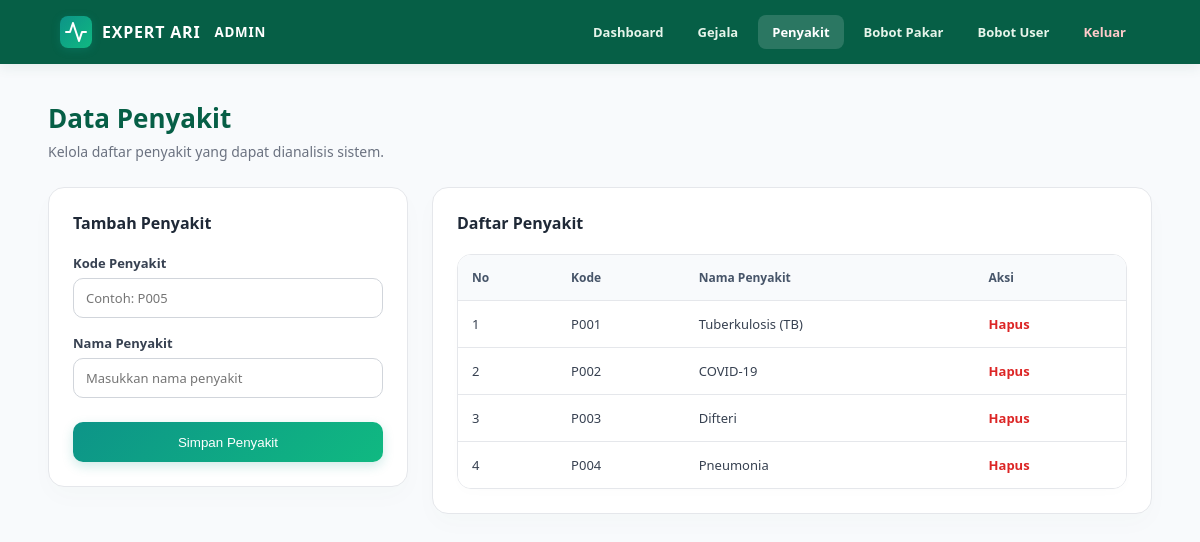
Page /admin/penyakit.php (signed in) on the committed database.
### tables this page shows
CREATE TABLE `penyakit` (
  `id_penyakit` int(11) NOT NULL,
  `kode_penyakit` varchar(10) DEFAULT NULL,
  `nama_penyakit` varchar(255) DEFAULT NULL
);

### admin/penyakit.php (the view, shortened to what this page needs)
<?php
session_start(); require_once '../koneksi.php'; if (!isset($_SESSION['admin'])) { header('Location: login.php'); exit(); }
require_once 'layout.php'; admin_header('Data Penyakit'); $query=mysqli_query($koneksi,'SELECT * FROM penyakit ORDER BY id_penyakit ASC');
?>
<main class="container">
    <div class="page-heading"><div>
        <h1>Data Penyakit</h1>
        <p class="subtitle">Kelola daftar penyakit yang dapat dianalisis sistem.</p>
    </div>
</div>
<div class="grid">
    <section class="card">
        <h2>Tambah Penyakit</h2>
        <form method="post">
            <label for="kode_penyakit">Kode Penyakit</label>
            <input id="kode_penyakit" name="kode_penyakit" placeholder="Contoh: P005" required>
            <label for="nama_penyakit">Nama Penyakit</label>
            <input id="nama_penyakit" name="nama_penyakit" placeholder="Masukkan nama penyakit" required>
            <button class="btn full" name="simpan">Simpan Penyakit</button>
        </form>
    </section>
    <section class="card">
        <h2>Daftar Penyakit</h2>
        <div class="table-wrap">
            <table><thead><tr><th>No</th><th>Kode</th><th>Nama Penyakit</th><th>Aksi</th></tr></thead>
            <tbody><?php $no=1; while($data=mysqli_fetch_assoc($query)): ?><tr><td><?= $no++ ?></td><td><?= htmlspecialchars($data['kode_penyakit']) ?></td><td><?= htmlspecialchars($data['nama_penyakit']) ?></td><td><a class="action-delete" href="penyakit.php?hapus=<?= $data['id_penyakit'] ?>" onclick="return confirm('Hapus penyakit ini?')">Hapus</a></td></tr><?php endwhile; ?>
            </tbody>
            </table>
            </div>
        </section>
    </div>
</main>

### admin/style.css (style rules this page uses)
:root { --emerald-dark: #065f46; --teal-primary: #0d9488; --mint-light: #f0fdf4; --soft-bg: #f8fafc; --text-main: #1f2937; --text-muted: #6b7280; --danger: #dc2626; }
* { box-sizing: border-box; }
body { margin: 0; background: var(--soft-bg); color: var(--text-main); font-family: "Segoe UI", Tahoma, Geneva, Verdana, sans-serif; }
.container { width: min(1120px, 92%); margin: 36px auto; }
.page-heading { display: flex; justify-content: space-between; align-items: flex-end; gap: 20px; margin-bottom: 26px; }
h1 { margin: 0; font-size: 26px; color: var(--emerald-dark); font-weight: 800; }
.subtitle { margin: 6px 0 0; color: var(--text-muted); font-size: 14px; }
.grid { display: grid; grid-template-columns: minmax(280px, 360px) 1fr; gap: 24px; align-items: start; }
.card { padding: 24px; border: 1px solid #e5e7eb; border-radius: 16px; background: #fff; box-shadow: 0 10px 25px rgba(6, 95, 70, 0.02); }
.card h2 { margin: 0 0 20px; font-size: 16px; color: var(--text-main); font-weight: 700; }
label { display: block; margin: 16px 0 6px; color: #374151; font-size: 13px; font-weight: 700; }
input, select { width: 100%; padding: 10px 12px; border: 1px solid #d1d5db; border-radius: 10px; background: #fff; font: inherit; font-size: 13px; transition: all 0.2s ease; }
.btn { display: inline-flex; justify-content: center; align-items: center; min-height: 40px; padding: 9px 18px; border: 0; border-radius: 10px; background: linear-gradient(135deg, var(--teal-primary), #10b981); color: #fff; text-decoration: none; font: 600 13px inherit; cursor: pointer; box-shadow: 0 4px 12px rgba(13, 148, 136, 0.2); transition: all 0.2s ease; }
.btn.full { width: 100%; margin-top: 24px; }
.table-wrap { overflow: auto; border: 1px solid #e5e7eb; border-radius: 14px; box-shadow: 0 4px 12px rgba(0, 0, 0, 0.01); }
table { width: 100%; border-collapse: collapse; min-width: 520px; font-size: 13px; background: #fff; }
th { padding: 14px; background: #f8fafc; color: #475569; text-align: left; font-size: 12px; font-weight: 700; border-bottom: 1px solid #e5e7eb; }
td { padding: 14px; border-top: 1px solid #e5e7eb; vertical-align: middle; color: #374151; }
.action-delete { color: var(--danger); font-weight: 700; text-decoration: none; }

### rows in the picture
penyakit: kode_penyakit "P001", nama_penyakit "Tuberkulosis (TB)"
penyakit: kode_penyakit "P002", nama_penyakit "COVID-19"
penyakit: kode_penyakit "P003", nama_penyakit "Difteri"
penyakit: kode_penyakit "P004", nama_penyakit "Pneumonia"

### other values in the picture
$label "Dashboard"
$label "Gejala"
$label "Penyakit"
$label "Bobot Pakar"
$label "Bobot User"
